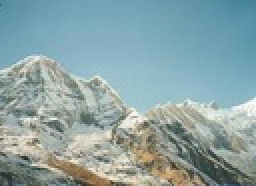
%> input picture mountains.jpeg, 128 x 93 px, shrunk from 264 x 191 before the run (shown 2 times larger)
$ octave sift.m   (GNU Octave 9; MATLAB toolbox functions it lacks are replaced by stand-ins)
%> lines starting %> are read from the running program, lines starting %| are printed output that depends on the picture
%> further down, img_ori is the input picture: size 93x128x3 uint8; mean R, G, B 139.6, 163.7, 165.8
### extrema_points_new.m
function [extreme_index, DoG, L] = extrema_points_new(img,sigma, n , k)
%> called with sigma = 0.5, n = 30, k = 1.26

%DoG = {};
DoG = [];
L = [];
%DoG{1} = img - imgaussfilt(img,sigma);

DoG(:,:,1) = img - imgaussfilt(img, sigma);
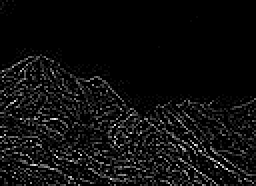
%> DoG: size 93x128 double (shown 2 times larger); min 0, max 24, mean 1.3; drawn with min black and max white
DoG(:,:,2) = imgaussfilt(img, sigma)- imgaussfilt(img, sigma*k);
L(:,:,1) = img;
L(:,:,2) = imgaussfilt(img,sigma);
L(:,:,3) = imgaussfilt(img,sigma*k);
%> L: size 93x128x3 double
for i = 1:n

    gaus_img1 = imgaussfilt(img, i*k*sigma);
    gaus_img2 = imgaussfilt(img, (i+1)*k*sigma);

    %DoG{end+1} =  gaus_img1-gaus_img2;

    DoG(:,:,i+2) = gaus_img1-gaus_img2;
    L(:,:,i+3) = gaus_img2;
end
%> this loop made 30 passes
%> pass 1, in extrema_points_new, `gaus_img1 = imgaussfilt(img, i*k*sigma);`:
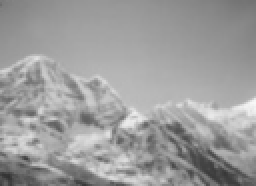
%> gaus_img1: size 93x128 uint8 (shown 2 times larger); min 49, max 248, mean 156.7
%> pass 2, in extrema_points_new, `gaus_img2 = imgaussfilt(img, (i+1)*k*sigma);`:
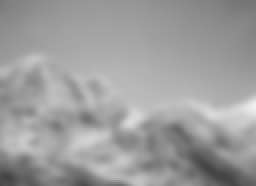
%> gaus_img2: size 93x128 uint8 (shown 2 times larger); min 68, max 240, mean 156.7
%shape = size(DoG_A);
[row, column, layers] = size(DoG);
%> row = 93; column = 128; layers = 32

for layer = 2:layers-1

    extreme_index = [];
    layer_above = DoG(:,:,layer+1);
    layer_below = DoG(:,:,layer-1);
    layer_this = DoG(:,:,layer);

    for i = 2:row-1
        for j = 2:column-1
            neighbors =  reshape(layer_above(i-1:i+1, j-1:j+1), 1, []);
            neighbors = [ neighbors, reshape(layer_below(i-1:i+1, j-1:j+1), 1, [])];
            neighbors = [ neighbors, layer_this(i,j-1), layer_this(i,j+1), layer_this(i-1,j-1:j+1), layer_this(i+1,j-1:j+1)];
            me = layer_this(i,j);

            if ( me>max(neighbors) || me < min(neighbors))
                extreme_index = [ extreme_index; i, j , layer];

                % Getting Rotation Invariance

            end
        end
    end

end
%> this loop made 30 passes
%> pass 1, in extrema_points_new, `layer_this = DoG(:,:,layer);`:
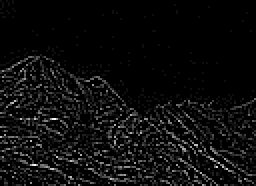
%> layer_this: size 93x128 double (shown 2 times larger); min 0, max 16, mean 0.843; drawn with min black and max white
%> pass 3, in extrema_points_new, `layer_above = DoG(:,:,layer+1);`:
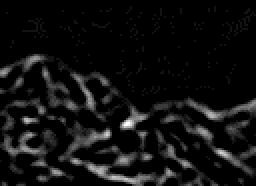
%> layer_above: size 93x128 double (shown 2 times larger); min 0, max 13, mean 0.852; drawn with min black and max white
end


### sift.m

img_ori = imread('mountains.jpeg');
%img = im2double(img);
img = rgb2gray(img_ori);
k = 2^(1/3);
counter=1;

sigma = 0.5;
n=30;

%[extreme_index, DoG] = extrema_points(img,sigma, n , k);
[extreme_index, DoG, L] = extrema_points_new(img, sigma, n, k);
%> extreme_index = [10 31 31; 10 34 31; 11 39 31; 11 62 31; 12 37 31; 16 62 31; 16 68 31; 17 66 31; 53 119 31; 87 14 31]


close all;
imshow(img_ori), hold on;
plot(extreme_index(:,2),extreme_index(:,1), 'ro', 'MarkerSize', 20);
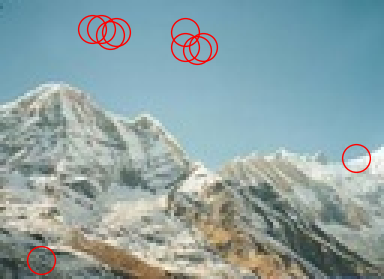
%> figure redrawn from the program's plot data; shown 3 times larger

%% Hessian matrix

tau = 12; %Unstable Point Extrema Pruning Parameter

[d_x, d_y, d_s] = gradient(DoG);
[d_xx, d_xy, d_xs] = gradient(d_x);
[d_yx, d_yy, d_ys] = gradient(d_y);
[d_sx, d_sy, d_ss] = gradient(d_s);

optimal_points = [];
extreme_offsets = [];
for i = 1:length(extreme_index)
    r = extreme_index(i,1);
    c = extreme_index(i,2);
    s = extreme_index(i,3);
    H_3 = [ d_xx(r,c,s), d_yx(r,c,s), d_sx(r,c,s);
                d_yx(r,c,s), d_yy(r,c,s), d_sy(r,c,s);
                d_sx(r,c,s), d_sy(r,c,s), d_ss(r,c,s)];
    inv_H3 = inv(H_3);
    offset_x = -inv_H3*[d_x(r,c,s), d_y(r,c,s), d_s(r,c,s)]';

    % Low Contrast Extrema Pruning
    % reject if p < 0.03
    p = abs(DoG(r,c,s)+ 0.5*[d_x(r,c,s) ,d_y(r,c,s), d_s(r,c,s)]*offset_x);
    if (p <0.03)
        display('Reject low contrast')
        continue
    end

    % Unstable Point Extrema Pruning
    H_2 = [ d_xx(r,c,s), d_xy(r,c,s);
            d_xy(r,c,s), d_yy(r,c,s)];

    if ( det(H_2) < 0 || power(trace(H_2),2)/det(H_2)> tau )
    	display('Reject unstable')
        continue
    end

    extreme_offsets = [extreme_offsets; offset_x'];
    if (sum(isnan([offset_x(1), offset_x(2), offset_x(3)]))==0) % if offset is not NaN
        optimal_point = offset_x + [r;c;s]; % add offset to interest point
        optimal_points = [optimal_points; optimal_point'];
    else % if offset is NaN
        optimal_points = [optimal_points; r,c,s ]; % dont add offset
    end
end
%> this loop made 10 passes
%> (r, c, H_3, inv_H3, p, H_2, extreme_offsets, optimal_points) on passes 2 to 4: (10, 34, [-0.5 0 0; 0 -0.5 0; 0 0 -0.75], [-2 0 0; 0 -2 0; 0 0 -1.33], 1, [-0.5 0; 0 -0.5], [0 0 0; 0 0 0], [10 31 31; 10 34 31]), (11, 39, [-0.5 0 0; 0 -0.5 0; 0 0 -0.75], [-2 0 0; 0 -2 0; 0 0 -1.33], 1, [-0.5 0; 0 -0.5], [0 0 0; 0 0 0; 0 0 0], [10 31 31; 10 34 31; 11 39 31]), (11, 62, [-0.5 0 0; 0 -0.5 0; 0 0 -0.75], [-2 0 0; 0 -2 0; 0 0 -1.33], 1, [-0.5 0; 0 -0.5], [0 0 0; 0 0 0; 0 0 0; 0 0 0], [10 31 31; 10 34 31; 11 39 31; 11 62 31])
%> (r, c, H_3, inv_H3, offset_x, p, H_2, optimal_point) on pass 9: (53, 119, [0.5 0 0; 0 0.5 -0.25; 0 -0.25 1.5], [2 0 0; 0 2.18 0.364; 0 0.364 0.727], [0; -0.182; -0.364], 0.0909, [0.5 0; 0 0.5], [53; 118.8; 30.64])
%> after the loop, extreme_offsets = [0 0 0; 0 0 0; 0 0 0; 0 0 0; 0 0 0; 0 0 0; 0 0 0; 0 0 0; 0 -0.182 -0.364; 0 0 0]; optimal_points = [10 31 31; 10 34 31; 11 39 31; 11 62 31; 12 37 31; 16 62 31; 16 68 31; 17 66 31; 53 118.8 30.64; 87 14 31]

figure(2)
imshow(img_ori), hold on;
plot(optimal_points(:,2),optimal_points(:,1), 'ro', 'MarkerSize', 20);
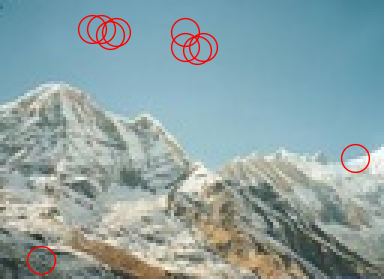
%> figure redrawn from the program's plot data; shown 3 times larger
